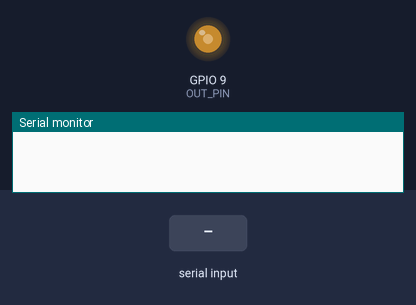
This sketch was run on a simulated ESP32-S3. On the bench: output pins drawn as LEDs (lit = HIGH), the last lines printed to the serial monitor. The inputs (shaded band) are chosen by the test bench.

Above: at 0.1 s.
At 2.7 s:
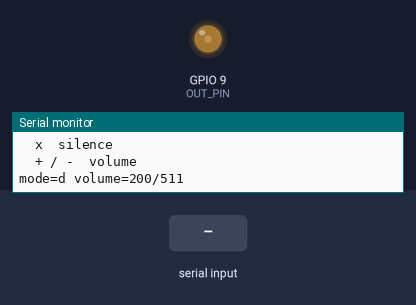
2.8 s: "t" received over Serial
Timing chart, 0 to 3.3 s (numbered marks = the images above; inputs shaded):
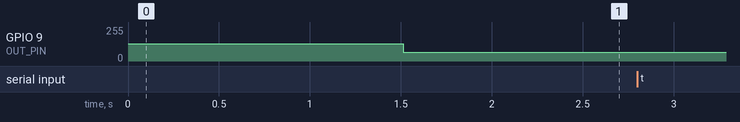

The sketch:

pwm_speaker_test.ino
```cpp
// PWM audio test: plays test sounds out of D10 (GPIO9), no DAC.
//
// Hookup (pick one), never wire a bare 8 ohm speaker straight to the pin:
//   Powered speaker / AUX in:  D10 -> 1k -> node -> 47nF -> GND
//                              node -> 1uF -> 3.5mm tip (+ ring), sleeve -> GND
//   Headphones (32 ohm):       D10 -> 100R -> 10uF (+ side to pin) -> tip, sleeve -> GND
//   Bare speaker:              filtered node -> small amp module (PAM8302 / LM386) -> speaker
//
// Serial commands (115200): d t s m a x + - ?

#include <Arduino.h>

const int OUT_PIN = D10;
const uint32_t PWM_FREQ = 78125;   // 80 MHz / 1024
const uint8_t PWM_BITS = 10;       // duty 0..1023
const int MID = 512;               // silence = half duty = ~1.65 V after filter
const uint32_t SAMPLE_US = 62;
const float FS = 1000000.0f / SAMPLE_US;   // ~16.1 kHz

const float MELODY[] = {523.3f, 587.3f, 659.3f, 784.0f, 659.3f, 587.3f, 523.3f, 0};
const int MELODY_LEN = sizeof(MELODY) / sizeof(MELODY[0]);

char mode = 'd';
int amp = 200;          // out of 511; keep low for headphones
float phase = 0;
uint32_t n = 0;         // samples since mode started

void help() {
  Serial.println();
  Serial.println("PWM speaker test on D10");
  Serial.println("  d  DC level: 25% duty (measure ~0.83 V after the filter)");
  Serial.println("  t  1 kHz tone");
  Serial.println("  s  sweep 200 -> 3000 Hz");
  Serial.println("  m  melody");
  Serial.println("  a  alert beeps");
  Serial.println("  x  silence");
  Serial.println("  + / -  volume");
  Serial.printf("mode=%c volume=%d/511\n", mode, amp);
}

float tone(float hz) {
  phase += TWO_PI * hz / FS;
  if (phase > TWO_PI) phase -= TWO_PI;
  return sinf(phase);
}

int nextSample() {
  float t = n / FS;
  switch (mode) {
    case 'd':
      return 256;
    case 't':
      return MID + (int)(amp * tone(1000));
    case 's': {
      float hz = 200 + 2800 * fmodf(t, 3.0f) / 3.0f;
      return MID + (int)(amp * tone(hz));
    }
    case 'm': {
      int note = (int)(t / 0.3f) % MELODY_LEN;
      bool gap = fmodf(t, 0.3f) > 0.25f;
      if (MELODY[note] == 0 || gap) return MID;
      return MID + (int)(amp * tone(MELODY[note]));
    }
    case 'a': {
      float c = fmodf(t, 1.0f);
      bool on = c < 0.15f || (c > 0.25f && c < 0.40f);
      return on ? MID + (int)(amp * tone(2000)) : MID;
    }
    default:
      return MID;
  }
}

void handleSerial() {
  if (!Serial.available()) return;
  char c = Serial.read();
  if (c && strchr("dtsmax", c)) {
    mode = c;
    n = 0;
    phase = 0;
  } else if (c == '+') {
    amp = min(amp + 50, 500);
  } else if (c == '-') {
    amp = max(amp - 50, 0);
  } else if (c != '?') {
    return;
  }
  Serial.printf("mode=%c volume=%d/511\n", mode, amp);
  if (c == '?') help();
}

void setup() {
  Serial.begin(115200);
  ledcAttach(OUT_PIN, PWM_FREQ, PWM_BITS);
  ledcWrite(OUT_PIN, MID);
  delay(1500);
  help();
}

void loop() {
  static uint32_t next = micros();
  while ((int32_t)(micros() - next) < 0) {}
  next += SAMPLE_US;

  ledcWrite(OUT_PIN, constrain(nextSample(), 0, 1023));
  n++;

  if ((n & 255) == 0) handleSerial();
}
```
